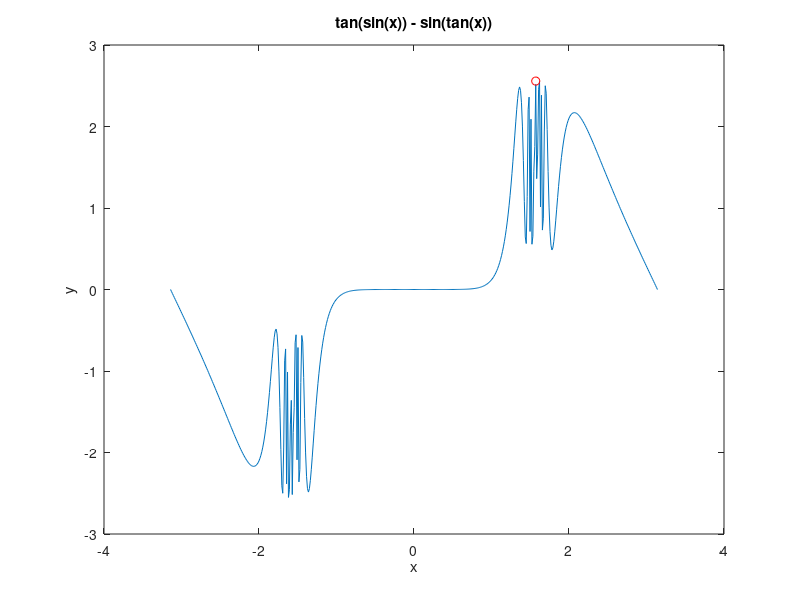

Recreate this plot in MATLAB.
% @author: Ajay Bhatia

% A Basic MATLAB script explain the concepts

%% Formats

% Set format to short
format short
pi

% Set format to long
format long 
pi

% Set format to compact

%% Variables & Arithematic operators
x = 12
y = x^2
area = pi * y

complexNumber = -3.672 + 78.2313i

%% Iteration

% for loop
for i = 1:10
    disp(i)
end

% while loop
i = 1
while i <= 10
    i = i + 1
    disp(i)
end

%% Vector
x = 1:10
y = (0.0: 0.1: 1.00)'

%% Plot
x = -pi: pi / 256: pi;
y = tan(sin(x)) - sin(tan(x));
z = 1 + tan(1);
plot(x, y, '-', pi / 2, z, 'ro')
xlabel('x')
ylabel('y')
title('tan(sin(x)) - sin(tan(x))')
